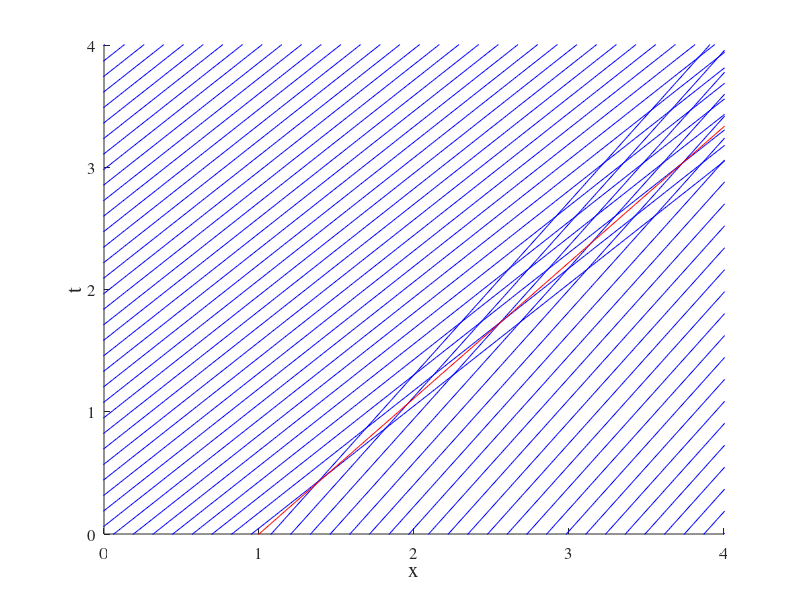
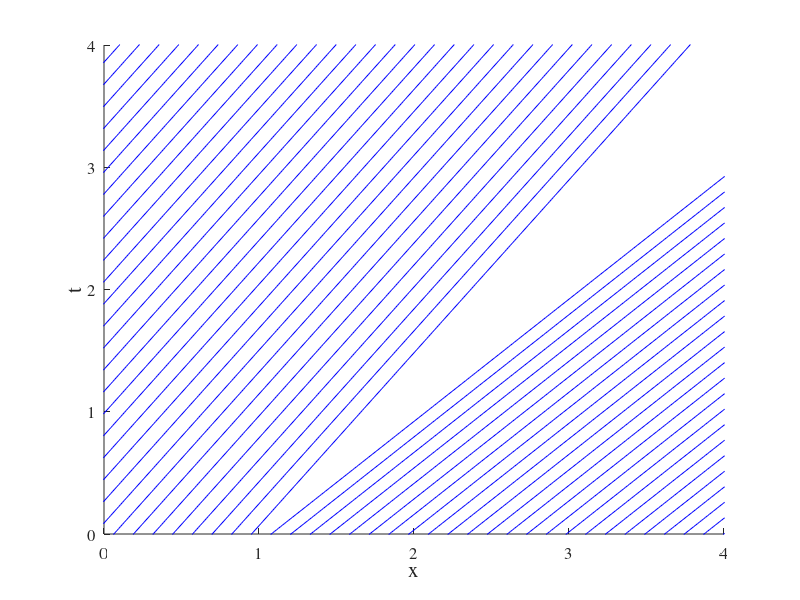

Source code (MATLAB) for these figures, in order:
clc; clear all; close all;

x_mesh = linspace(-2*pi, 2*pi, 1000);
% x_mesh_R = x_mesh_R(2:end);
% x_mesh_L = linspace(-2*pi, 1,100);
figure
hold on
for x0 = linspace(-2*pi, 2*pi, 100)
    if x0 < 1
        t = x_mesh - x0;
    elseif x0 > 1
        t = sqrt(2) * (x_mesh - x0);
    end
    plot(x_mesh, t, 'Color', 'b')

end
t_s = ((x_mesh - 1) * pi) / (2 * sqrt(2));
plot(x_mesh, t_s, 'r')

xlabel('x')
ylabel('t')
set(gca, 'FontSize', [12], 'FontName', 'Times')
set(gcf,'color','w');
xlabel('x', 'FontSize', 15)
ylabel('t', 'FontSize', 15)
axis([0 4 0 4])
%%
clc; clear all; close all;

x_mesh = linspace(-2*pi, 2*pi, 1000);
% x_mesh_R = x_mesh_R(2:end);
% x_mesh_L = linspace(-2*pi, 1,100);
figure
hold on
for x0 = linspace(-2*pi, 2*pi, 100)
    if x0 > 1
        t = x_mesh - x0;
    elseif x0 < 1
        t = (2/sqrt(2)) * (x_mesh - x0);
    end
    plot(x_mesh, t, 'Color', 'b')

end
% t_s = ((x_mesh - 1) * pi) / (2 * sqrt(2));
% plot(x_mesh, t_s, 'r')

xlabel('x')
ylabel('t')
set(gca, 'FontSize', [12], 'FontName', 'Times')
set(gcf,'color','w');
xlabel('x', 'FontSize', 15)
ylabel('t', 'FontSize', 15)
axis([0 4 0 4])
